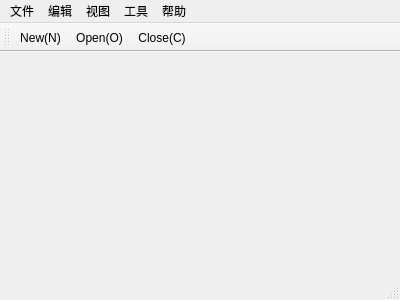
<?xml version="1.0" encoding="UTF-8"?>
<ui version="4.0">
 <class>MainWindow</class>
 <widget class="QMainWindow" name="MainWindow">
  <property name="geometry">
   <rect>
    <x>0</x>
    <y>0</y>
    <width>400</width>
    <height>300</height>
   </rect>
  </property>
  <property name="windowTitle">
   <string>MainWindow</string>
  </property>
  <widget class="QWidget" name="centralWidget"/>
  <widget class="QMenuBar" name="menuBar">
   <property name="geometry">
    <rect>
     <x>0</x>
     <y>0</y>
     <width>400</width>
     <height>21</height>
    </rect>
   </property>
   <widget class="QMenu" name="menu">
    <property name="title">
     <string>文件</string>
    </property>
    <addaction name="actionNew_N"/>
    <addaction name="actionOpen_O"/>
    <addaction name="actionClose_C"/>
    <addaction name="separator"/>
    <addaction name="actionExit_E"/>
   </widget>
   <widget class="QMenu" name="menu_2">
    <property name="title">
     <string>编辑</string>
    </property>
   </widget>
   <widget class="QMenu" name="menu_3">
    <property name="title">
     <string>视图</string>
    </property>
   </widget>
   <widget class="QMenu" name="menu_4">
    <property name="title">
     <string>工具</string>
    </property>
   </widget>
   <widget class="QMenu" name="menu_5">
    <property name="title">
     <string>帮助</string>
    </property>
   </widget>
   <addaction name="menu"/>
   <addaction name="menu_2"/>
   <addaction name="menu_3"/>
   <addaction name="menu_4"/>
   <addaction name="menu_5"/>
  </widget>
  <widget class="QToolBar" name="mainToolBar">
   <attribute name="toolBarArea">
    <enum>TopToolBarArea</enum>
   </attribute>
   <attribute name="toolBarBreak">
    <bool>false</bool>
   </attribute>
   <addaction name="actionNew_N"/>
   <addaction name="actionOpen_O"/>
   <addaction name="actionClose_C"/>
  </widget>
  <widget class="QStatusBar" name="statusBar"/>
  <action name="actionNew_N">
   <property name="icon">
    <iconset resource="MenuIcon.qrc">
     <normaloff>:/File/New.png</normaloff>
     <normalon>:/File/u=1962756420,4220601634&amp;fm=21&amp;gp=0.jpg</normalon>:/File/New.png</iconset>
   </property>
   <property name="text">
    <string>New(&amp;N)</string>
   </property>
   <property name="toolTip">
    <string>&lt;html&gt;&lt;head/&gt;&lt;body&gt;&lt;p&gt;新建&lt;/p&gt;&lt;/body&gt;&lt;/html&gt;</string>
   </property>
   <property name="shortcut">
    <string>Alt+N</string>
   </property>
  </action>
  <action name="actionOpen_O">
   <property name="icon">
    <iconset resource="MenuIcon.qrc">
     <normaloff>:/File/open.png</normaloff>:/File/open.png</iconset>
   </property>
   <property name="text">
    <string>Open(&amp;O)</string>
   </property>
   <property name="toolTip">
    <string>&lt;html&gt;&lt;head/&gt;&lt;body&gt;&lt;p&gt;打开&lt;/p&gt;&lt;/body&gt;&lt;/html&gt;</string>
   </property>
   <property name="shortcut">
    <string>Alt+O</string>
   </property>
  </action>
  <action name="actionClose_C">
   <property name="icon">
    <iconset resource="MenuIcon.qrc">
     <normaloff>:/File/close.png</normaloff>:/File/close.png</iconset>
   </property>
   <property name="text">
    <string>Close(&amp;C)</string>
   </property>
   <property name="toolTip">
    <string>&lt;html&gt;&lt;head/&gt;&lt;body&gt;&lt;p&gt;关闭&lt;/p&gt;&lt;/body&gt;&lt;/html&gt;</string>
   </property>
   <property name="shortcut">
    <string>Alt+C</string>
   </property>
  </action>
  <action name="actionExit_E">
   <property name="text">
    <string>Exit(&amp;E)</string>
   </property>
   <property name="toolTip">
    <string>&lt;html&gt;&lt;head/&gt;&lt;body&gt;&lt;p&gt;退出&lt;/p&gt;&lt;/body&gt;&lt;/html&gt;</string>
   </property>
   <property name="shortcut">
    <string>Alt+E</string>
   </property>
  </action>
 </widget>
 <layoutdefault spacing="6" margin="11"/>
 <resources>
  <include location="MenuIcon.qrc"/>
 </resources>
 <connections>
  <connection>
   <sender>actionNew_N</sender>
   <signal>triggered()</signal>
   <receiver>MainWindow</receiver>
   <slot>close()</slot>
   <hints>
    <hint type="sourcelabel">
     <x>-1</x>
     <y>-1</y>
    </hint>
    <hint type="destinationlabel">
     <x>199</x>
     <y>149</y>
    </hint>
   </hints>
  </connection>
 </connections>
</ui>
